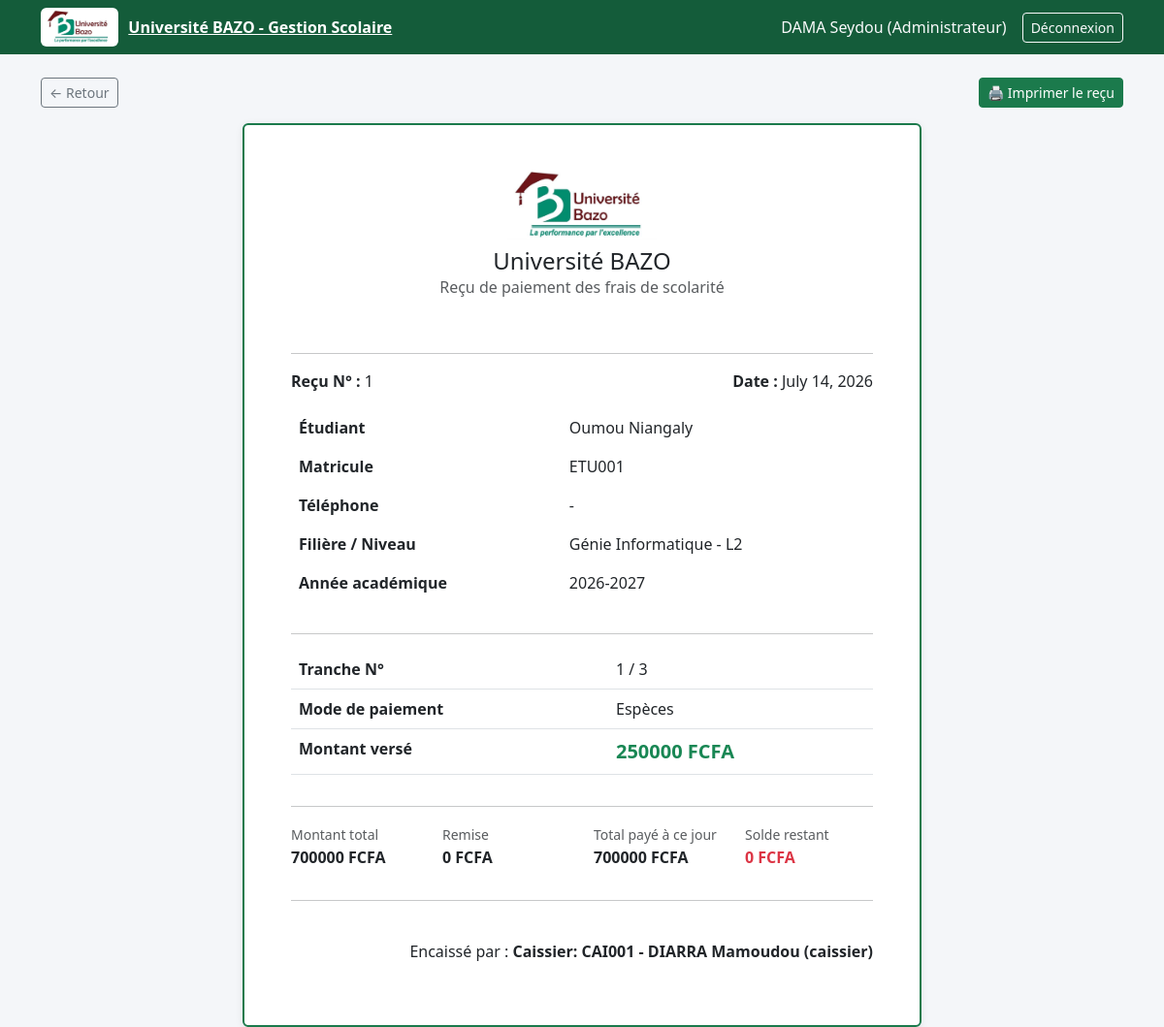
Page /paiements/recu/1/ (signed in) on the committed database.
### utilisateurs/models.py (models this page shows, shortened)
class Utilisateur(AbstractUser):
    ROLE_CHOICES = (
        ('etudiant', 'Étudiant'),
        ('enseignant', 'Enseignant'),
        ('admin', 'Administrateur'),
        ('caissier', 'Caissier'),
    )
    role = models.CharField(max_length=20, choices=ROLE_CHOICES)
    telephone = models.CharField(max_length=20, blank=True, null=True)
    def __str__(self):
        return f"{self.first_name} {self.last_name} ({self.role})"

class Etudiant(models.Model):
    utilisateur = models.OneToOneField(
        Utilisateur,
        on_delete=models.CASCADE,
        related_name='profil_etudiant'
    )
    matricule = models.CharField(max_length=20, unique=True)
    date_naissance = models.DateField(blank=True, null=True)
    lieu_naissance = models.CharField(max_length=100, blank=True, null=True)
    telephone_parent = models.CharField(
        max_length=8,
        blank=True,
        null=True,
        validators=[validateur_telephone],
        verbose_name="Téléphone du parent/tuteur (contact d'urgence)"
    )

class Caissier(models.Model):
    utilisateur = models.OneToOneField(
        Utilisateur,
        on_delete=models.CASCADE,
        related_name='profil_caissier'
    )
    matricule = models.CharField(max_length=20, unique=True)
    def __str__(self):
        return f"Caissier: {self.matricule} - {self.utilisateur}"

### paiements/models.py (models this page shows, shortened)
class Paiement(models.Model):
    MODE_PAIEMENT_CHOICES = (
        ('ESPECES', 'Espèces'),
        ('MOBILE_MONEY', 'Mobile Money'),
        ('VIREMENT', 'Virement bancaire'),
        ('CHEQUE', 'Chèque'),
    )
    inscription = models.ForeignKey(Inscription, on_delete=models.CASCADE, related_name='paiements')
    numero_tranche = models.PositiveSmallIntegerField()
    montant = models.DecimalField(max_digits=10, decimal_places=0)
    mode_paiement = models.CharField(max_length=20, choices=MODE_PAIEMENT_CHOICES, default='ESPECES')
    date_paiement = models.DateField()
    enregistre_par = models.ForeignKey(Caissier, on_delete=models.SET_NULL, null=True, related_name='paiements_enregistres')
    class Meta:
        verbose_name = "Paiement"
        verbose_name_plural = "Paiements"
        ordering = ['-date_paiement']

class FraisScolarite(models.Model):
    filiere = models.ForeignKey(Filiere, on_delete=models.CASCADE, related_name='frais')
    niveau = models.ForeignKey(Niveau, on_delete=models.CASCADE, related_name='frais')
    annee_academique = models.ForeignKey(AnneeAcademique, on_delete=models.CASCADE, related_name='frais')
    montant_total = models.DecimalField(max_digits=10, decimal_places=0)
    class Meta:
        verbose_name = "Frais de scolarité"
        verbose_name_plural = "Frais de scolarité"
        unique_together = ('filiere', 'niveau', 'annee_academique')

### inscriptions/models.py (models this page shows, shortened)
class Inscription(models.Model):
    STATUT_CHOICES = (
        ('EN_ATTENTE', 'En attente'),
        ('VALIDEE', 'Validée'),
        ('REJETEE', 'Rejetée'),
    )
    etudiant = models.ForeignKey(
        Etudiant,
        on_delete=models.CASCADE,
        related_name='inscriptions'
    )
    filiere = models.ForeignKey(
        Filiere,
        on_delete=models.CASCADE,
        related_name='inscriptions'
    )
    niveau = models.ForeignKey(
        Niveau,
        on_delete=models.CASCADE,
        related_name='inscriptions'
    )
    annee_academique = models.ForeignKey(
        AnneeAcademique,
        on_delete=models.CASCADE,
        related_name='inscriptions'
    )
    telephone_inscription = models.CharField(
        max_length=8,
        verbose_name="Numéro de téléphone utilisé pour l'inscription",
        help_text="8 chiffres, sert d'identifiant unique pour le caissier (évite les confusions entre homonymes)",
        validators=[validateur_telephone],
        blank=True,
        null=True
    )
    remise = models.DecimalField(
        max_digits=10,
        decimal_places=0,
        default=0,
        verbose_name="Remise accordée (FCFA)",
        help_text="Réduction individuelle sur les frais de scolarité de cet étudiant (bourse, geste commercial...)"
    )
    date_inscription = models.DateField(auto_now_add=True)
    statut = models.CharField(
        max_length=15,
        choices=STATUT_CHOICES,
        default='EN_ATTENTE'
    )
    class Meta:
        verbose_name = "Inscription"
        verbose_name_plural = "Inscriptions"
        unique_together = ('etudiant', 'annee_academique')

### academique/models.py (models this page shows)
class Filiere(models.Model):
    nom_filiere = models.CharField(max_length=100)
    description = models.TextField(blank=True, null=True)
    def __str__(self):
        return self.nom_filiere
    class Meta:
        verbose_name = "Filière"
        verbose_name_plural = "Filières"

class Niveau(models.Model):
    libelle = models.CharField(max_length=20)  # ex: L1, L2, L3, M1, M2
    def __str__(self):
        return self.libelle
    class Meta:
        verbose_name = "Niveau"
        verbose_name_plural = "Niveaux"

class AnneeAcademique(models.Model):
    libelle = models.CharField(max_length=20)  # ex: 2026-2027
    date_debut = models.DateField()
    date_fin = models.DateField()
    def __str__(self):
        return self.libelle
    class Meta:
        verbose_name = "Année académique"
        verbose_name_plural = "Années académiques"

### paiements/views.py (the view)
# urls.py: path('recu/<int:paiement_id>/', views.recu_paiement_view, name='recu_paiement'),
@login_required
def recu_paiement_view(request, paiement_id):
    paiement = get_object_or_404(Paiement, id=paiement_id)
    inscription = paiement.inscription
    if request.user.role not in ['caissier', 'admin']:
        return redirect('redirection_dashboard')
    infos = calculer_solde(inscription)
    return render(request, 'paiements/recu_paiement.html', {
        'paiement': paiement,
        'inscription': inscription,
        'montant_total': infos['montant_total'],
        'remise': infos['remise'],
        'montant_paye': infos['montant_paye'],
        'solde': infos['solde'],
    })

### paiements/views.py (called while the page is built)
def calculer_solde(inscription):
    try:
        frais = FraisScolarite.objects.get(
            filiere=inscription.filiere,
            niveau=inscription.niveau,
            annee_academique=inscription.annee_academique
        )
        montant_total = frais.montant_total
    except FraisScolarite.DoesNotExist:
        frais = None
        montant_total = 0
    remise = inscription.remise or 0
    montant_du = montant_total - remise
    montant_paye = inscription.paiements.aggregate(total=Sum('montant'))['total'] or 0
    solde = montant_du - montant_paye
    return {
        'frais': frais,
        'montant_total': montant_total,
        'remise': remise,
        'montant_du': montant_du,
        'montant_paye': montant_paye,
        'solde': solde,
    }

### templates/paiements/recu_paiement.html (shortened to what this page needs)
{% extends 'base.html' %}
{% block content %}
<div class="d-flex justify-content-between mb-3 no-print">
    <a href="{% url 'dashboard_caissier' %}" class="btn btn-outline-secondary btn-sm">&larr; Retour</a>
    <button onclick="window.print()" class="btn btn-primary btn-sm">🖨️ Imprimer le reçu</button>
</div>
<div class="card p-5 mx-auto" id="recu" style="max-width: 700px; border: 2px solid #1B7A4C;">
    <div class="text-center mb-4">
        <img src="/static/images/logo_bazo.jpeg" alt="Logo BAZO" style="height: 70px;">
        <h4 class="mt-2 mb-0">Université BAZO</h4>
        <p class="text-muted">Reçu de paiement des frais de scolarité</p>
    </div>
    <hr>
    <div class="row mb-3">
        <div class="col-6">
            <strong>Reçu N° :</strong> {{ paiement.id }}
        </div>
        <div class="col-6 text-end">
            <strong>Date :</strong> {{ paiement.date_paiement }}
        </div>
    </div>
    <table class="table table-borderless">
        <tr>
            <td><strong>Étudiant</strong></td>
            <td>{{ inscription.etudiant.utilisateur.first_name }} {{ inscription.etudiant.utilisateur.last_name }}</td>
        </tr>
        <tr>
            <td><strong>Matricule</strong></td>
            <td>{{ inscription.etudiant.matricule }}</td>
        </tr>
        <tr>
            <td><strong>Téléphone</strong></td>
            <td>{{ inscription.telephone_inscription|default:"-" }}</td>
        </tr>
        <tr>
            <td><strong>Filière / Niveau</strong></td>
            <td>{{ inscription.filiere }} - {{ inscription.niveau }}</td>
        </tr>
        <tr>
            <td><strong>Année académique</strong></td>
            <td>{{ inscription.annee_academique }}</td>
        </tr>
    </table>
    <hr>
    <table class="table">
        <tr>
            <td><strong>Tranche N°</strong></td>
            <td>{{ paiement.numero_tranche }} / 3</td>
        </tr>
        <tr>
            <td><strong>Mode de paiement</strong></td>
            <td>{{ paiement.get_mode_paiement_display }}</td>
        </tr>
        <tr>
            <td><strong>Montant versé</strong></td>
            <td class="fs-5 fw-bold text-success">{{ paiement.montant }} FCFA</td>
        </tr>
    </table>
    <hr>
    <div class="row">
        <div class="col-3">
            <small class="text-muted">Montant total</small>
            <p class="fw-bold">{{ montant_total }} FCFA</p>
        </div>
        <div class="col-3">
            <small class="text-muted">Remise</small>
            <p class="fw-bold">{{ remise }} FCFA</p>
        </div>
        <div class="col-3">
            <small class="text-muted">Total payé à ce jour</small>
            <p class="fw-bold">{{ montant_paye }} FCFA</p>
        </div>
        <div class="col-3">
            <small class="text-muted">Solde restant</small>
            <p class="fw-bold text-danger">{{ solde }} FCFA</p>
        </div>
    </div>
    <hr>
    <p class="text-end mt-4">Encaissé par : <strong>{{ paiement.enregistre_par }}</strong></p>
</div>
{% endblock %}

### templates/base.html (shortened to what this page needs)
{% load static %}
<!DOCTYPE html>
<html lang="fr">
<head>
    <link href="https://cdn.jsdelivr.net/npm/bootstrap@5.3.0/dist/css/bootstrap.min.css" rel="stylesheet">
</head>
<body>
    {% if user.is_authenticated %}
    <nav class="navbar navbar-expand-lg navbar-dark navbar-bazo">
        <div class="container">
            <a class="navbar-brand-bazo" href="{% url 'redirection_dashboard' %}">
                <img src="{% static 'images/logo_bazo.jpeg' %}" alt="Logo Université BAZO">
                <span>Université BAZO - Gestion Scolaire</span>
            </a>
            <div class="d-flex align-items-center">
                <span class="text-light me-3">
                    {{ user.first_name }} {{ user.last_name }} ({{ user.get_role_display }})
                </span>
                <a href="{% url 'logout' %}" class="btn btn-outline-light btn-sm">Déconnexion</a>
            </div>
        </div>
    </nav>
    {% endif %}
    <div class="container mt-4">
        {% block content %}
        {% endblock %}
    </div>
</body>
</html>

### templates/base.html (style rules this page uses)
:root { --bazo-green: #1B7A4C; --bazo-green-dark: #145c3a; --bazo-red: #7A1F2B; }
body { background-color: #f4f6f9; }
.navbar-bazo { background-color: var(--bazo-green-dark); }
.navbar-brand-bazo { display: flex; align-items: center; gap: 10px; font-weight: bold; color: white; }
.navbar-brand-bazo img { height: 40px; border-radius: 6px; background: white; padding: 3px; }
.card { border: none; box-shadow: 0 2px 8px rgba(0,0,0,0.08); }
.btn-primary { background-color: var(--bazo-green); border-color: var(--bazo-green); }
a { color: var(--bazo-green-dark); }

### rows in the picture
Utilisateur: first_name "DAMA", last_name "Seydou", role "Administrateur"
Paiement: id "1", date_paiement "July 14, 2026", numero_tranche "1", mode_paiement "Espèces", montant "250000", enregistre_par "Caissier: CAI001 - DIARRA Mamoudou (caissier)"
Inscription: etudiant.utilisateur.first_name "Oumou", etudiant.utilisateur.last_name "Niangaly", etudiant.matricule "ETU001", telephone_inscription "-", filiere "Génie Informatique", niveau "L2", annee_academique "2026-2027"
FraisScolarite: montant_total "700000"

### other values in the picture
{{ remise }} "0"
{{ montant_paye }} "700000"
{{ solde }} "0"
